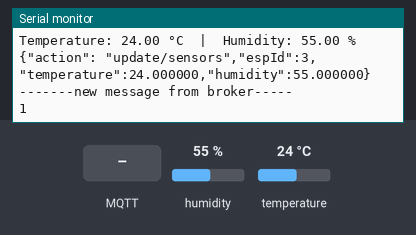
The sketch below on a simulated ESP32. Parts: the last lines printed to the serial monitor. The test bench sets the inputs (shaded band); at power-on: humidity 55 %, temperature 24 °C. WiFi joins after 1.5 s; servers stay silent unless stated; random numbers use the default seed unless the sketch sets one; no MQTT or app messages arrive unless stated.

Above: at 2.7 s.
2.8 s: MQTT message "1" arrives on the first subscribed topic
5.1 s: MQTT message "on" arrives on the first subscribed topic
7.1 s: MQTT message "off" arrives on the first subscribed topic
9.1 s: humidity set to 22 %
At 10.4 s:
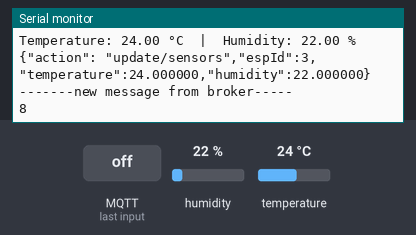
10.6 s: temperature set to 12 °C
At 11.6 s:
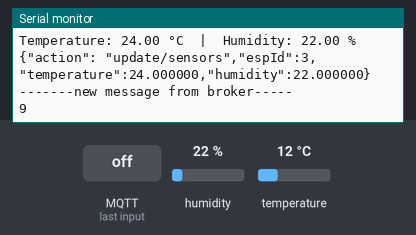
12.1 s: humidity set to 40 %
At 13.6 s:
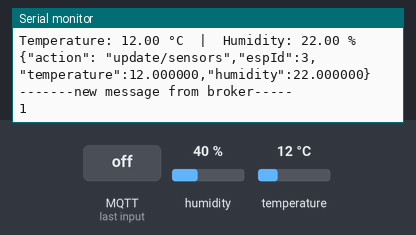
Timing chart, 0 to 14.6 s (numbered marks = the images above; inputs shaded):
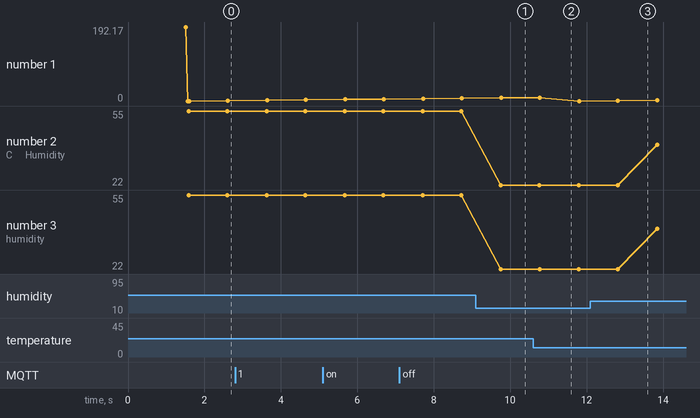

The sketch:

sensors_without_co2.ino
```cpp
#include <WiFi.h>
#include <PubSubClient.h>
#include "DHT.h"
#include <ArduinoJson.h>


DynamicJsonDocument doc(1024);


#define DHTPIN 5          // Pin to which DHT11 sensor is connected
#define DHTTYPE DHT11     // DHT11 sensor type


DHT dht(DHTPIN, DHTTYPE); // Create DHT object

int count = 0;
int send_time_interval = 10;

// Update these with values suitable for your network.
const char* ssid = "PD_LAPTOP";
const char* password = "012345679";
const char* mqtt_server = "192.168.137.250";
int maxHumidity = 0;
#define mqtt_port 1883
#define MQTT_USER "admin"
#define MQTT_PASSWORD "password"
#define MQTT_SERIAL_PUBLISH_CH "python/mqtt"
#define MQTT_SERIAL_RECEIVER_CH "3"

WiFiClient wifiClient;

PubSubClient client(wifiClient);

void setup_wifi() {
  delay(10);
  // We start by connecting to a WiFi network
  Serial.println();
  Serial.print("Connecting to ");
  Serial.println(ssid);
  WiFi.begin(ssid, password);
  while (WiFi.status() != WL_CONNECTED) {
    delay(500);
    Serial.print(".");
  }
  randomSeed(micros());
  Serial.println("");
  Serial.println("WiFi connected");
  Serial.println("IP address: ");
  Serial.println(WiFi.localIP());
}

void reconnect() {
  // Loop until we're reconnected
  while (!client.connected()) {
    Serial.print("Attempting MQTT connection...");
    // Create a random client ID
    String clientId = "ESP32Client-";
    clientId += String(random(0xffff), HEX);
    // Attempt to connect
    if (client.connect(clientId.c_str(), MQTT_USER, MQTT_PASSWORD)) {
      Serial.println("connected");
      //Once connected, publish an announcement...
      client.publish("/icircuit/presence/ESP32/", "hello world");
      // ... and resubscribe
      client.subscribe(MQTT_SERIAL_RECEIVER_CH);
    } else {
      Serial.print("failed, rc=");
      Serial.print(client.state());
      Serial.println(" try again in 5 seconds");
      // Wait 5 seconds before retrying
      delay(5000);
    }
  }
}

void callback(char* topic, byte *payload, unsigned int length) {
  Serial.println("-------new message from broker-----");
  Serial.print("channel:");
  Serial.println(topic);
  Serial.print("data:");
  Serial.write(payload, length);
  Serial.println();
  DeserializationError error = deserializeJson(doc, payload);
  if (error)
    return;
  maxHumidity = doc["humidity"];
}

void setup() {
  Serial.begin(115200);

  Serial.print("MG-811 Demostration\n");
  dht.begin();           // Initialize DHT sensor
  Serial.setTimeout(500);// Set time out for
  setup_wifi();
  client.setServer(mqtt_server, mqtt_port);
  client.setCallback(callback);
  reconnect();
  setThreshold();
  Serial.print("Max Humidity\n");
  Serial.println(maxHumidity);

}

void setThreshold(){
  String thresholdRequest = "{\"action\":\"get/threshold\",\"espId\":";
  thresholdRequest += String(MQTT_SERIAL_RECEIVER_CH);
  thresholdRequest += F("}");
  publishSerialData(thresholdRequest);
}

void turnOnDehumidifier(){
  String dehumidifierRequest = F("{\"action\": \"turn_on/dehumidifier\"}");
  publishSerialData(dehumidifierRequest);
}

void turnOffDehumidifier(){
  String dehumidifierRequest = F("{\"action\": \"turn_off/dehumidifier\"}");
  publishSerialData(dehumidifierRequest);
}

String collectAllSensorData() {

  float humidity = dht.readHumidity();    // Read humidity value from sensor
  float temperature = dht.readTemperature();  // Read temperature value from sensor

  // Check if any reading failed
  if (isnan(humidity) || isnan(temperature)) {
    Serial.println("Failed to read from DHT sensor!");
  } else {
    // Print temperature and humidity values
  Serial.print("Temperature: ");
  Serial.print(temperature);
  Serial.print(" °C  |  ");
  Serial.print("Humidity: ");
  Serial.print(humidity);
  Serial.println(" %");

  if (maxHumidity > 0){
    if (int(humidity) > maxHumidity){
      Serial.print("Humidity is over limit");
      turnOnDehumidifier();
      Serial.println(maxHumidity);
    } else {
      turnOffDehumidifier();
    }
  }

  String response;
  response += F("{\"action\": \"update/sensors\"");
  response += F(",\"espId\":");
  response += String(MQTT_SERIAL_RECEIVER_CH);
  response += F(",\"temperature\":");
  response += String(temperature, 6);
  response += F(",\"humidity\":");
  response += String(humidity, 6);
  response += F("}");

  Serial.println(response);

  return response;
  }

}

void publishSerialData(String serialData) {
  if (!client.connected()) {
    reconnect();
  }
  int str_len = serialData.length() + 1;

  // Prepare the character array (the buffer)
  char char_array[str_len];

  // Copy it over
  serialData.toCharArray(char_array, str_len);
  client.publish(MQTT_SERIAL_PUBLISH_CH, char_array);
}
void loop() {

  client.loop();
  String message = collectAllSensorData();
  Serial.println("-------new message from broker-----");
  if (count == send_time_interval){
    publishSerialData(message);
    count = 0;
  }
  Serial.println(count);
  delay(1000);
  count += 1;
}
```

Measured:
- after the input at 9.1 s, the serial monitor: prints a new line after 0.66 s (image 1)
- plotted number 2: 55 → 22 after the input at 9.1 s, 22 → 40 after the input at 12.1 s
- plotted number 3: 55 → 22 after the input at 9.1 s, 22 → 40 after the input at 12.1 s
